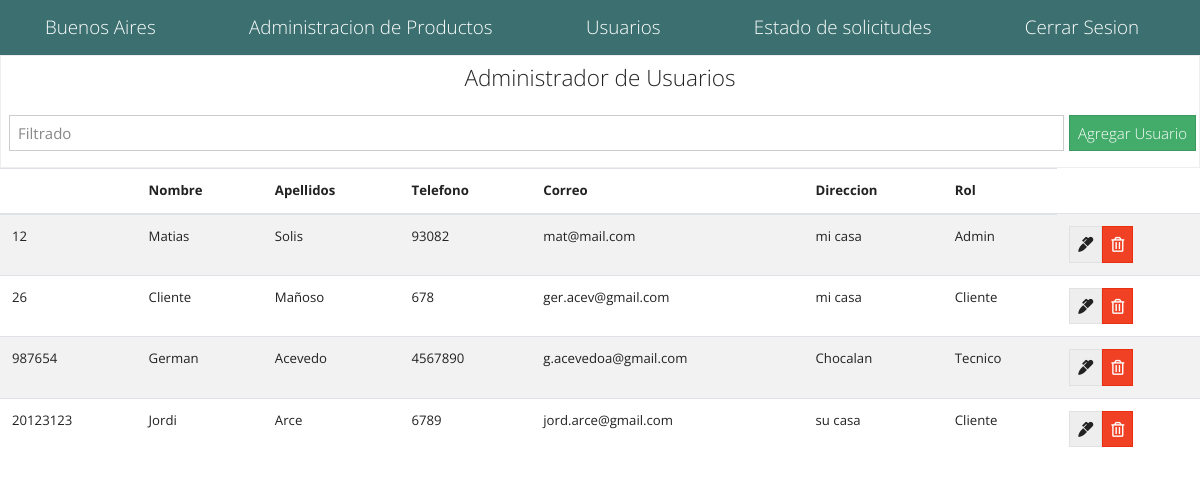
/vistas/usuario.php (signed in), run on the app's committed database.
### tables this page shows
CREATE TABLE `usuario` (
  `rut` int(11) NOT NULL,
  `nombre` varchar(45) NOT NULL,
  `apellidos` varchar(45) NOT NULL,
  `telefono` int(11) NOT NULL,
  `correo` varchar(45) NOT NULL,
  `direccion` varchar(45) NOT NULL,
  `password` varchar(45) NOT NULL,
  `id_rol` int(11) NOT NULL
);

CREATE TABLE `roles` (
  `id_rol` int(11) NOT NULL,
  `rol` varchar(45) NOT NULL
);

### vistas/usuario.php (the view, shortened to what this page needs)
<?php
    require_once("../include/admin.php");
?>
<form class="text-center border border-light p-2">
    <p class="h4 mb-4">Administrador de Usuarios</p>
    <div class="form-row mb-2">
        <div class="col">
            <input id="entradafilter" type="text" class="form-control" placeholder="Filtrado">
        </div>
        <div>
            <a href="../modelo/usuario_guardar.php" class="btn btn-success">Agregar Usuario</a>
        </div>
    </div>
</form>
<table class="table table-striped">
    <thead>
        <tr>
            <th><i class="fas fa-ruler-triangle    "></i></th>
            <th>Nombre</th>
            <th>Apellidos</th>
            <th>Telefono</th>
            <th>Correo</th>
            <th>Direccion</th>
            <th>Rol</th>
        </tr>
    </thead>
    <tbody class="contenidobusqueda">
        <?php
            $query = "SELECT u.rut, u.nombre, u.apellidos, u.telefono, u.correo,
            u.direccion, r.rol FROM usuario u INNER JOIN roles r on u.id_rol = r.id_rol";
            $result_tasks = mysqli_query($mysqli, $query);
            while($row = mysqli_fetch_assoc($result_tasks)) { ?>
                <tr>
                    <td><?php echo $row['rut']; ?></td>
                    <td><?php echo $row['nombre']; ?></td>
                    <td><?php echo $row['apellidos']; ?></td>
                    <td><?php echo $row['telefono']; ?></td>
                    <td><?php echo $row['correo']; ?></td>
                    <td><?php echo $row['direccion']; ?></td>
                    <td><?php echo $row['rol']; ?></td>
                    <td>
                        <a href="../modelo/usuario_actualizar.php?rut=<?php echo $row['rut']?>"
                        class="btn btn-secondary">
                            <i class="fas fa-marker"></i>
                            <br>
                        <a href="../modelo/usuario_eliminar.php?rut=<?php echo $row['rut']?>"
                        class="btn btn-danger">
                            <i class="far fa-trash-alt"></i>
                        </a>
                    </td>
                </tr>
        <?php } ?>
    </tbody>
</table>
<?php require_once("../include/footer.php"); ?>

### include/admin.php (shortened to what this page needs)
<!DOCTYPE html>
<html lang="en">
  <head>
    <link rel="stylesheet" href="https://bootswatch.com/4/yeti/bootstrap.min.css">
  </head>
  <body>
    <nav class="navbar navbar" style="background-color: rgb(60, 112, 112);">
      <div class="container" >
        <a class="navbar-brand" style="color:white" href="../vistas/admin.php">Buenos Aires</a>
        <a class="navbar-brand" style="color:white" href="../vistas/adminproducto.php">Administracion de Productos</a>
        <a class="navbar-brand" style="color:white" href="../vistas/usuario.php">Usuarios</a>
        <a class="navbar-brand" style="color:white" href="../vistas/esolicitud.php">Estado de solicitudes</a>
        <a class="navbar-brand" style="color:white" href="../logout.php">Cerrar Sesion</a>
      </div>
    </nav>
  </body>
</html>

### include/footer.php (shortened to what this page needs)
<link rel="stylesheet" href="https://use.fontawesome.com/releases/v5.6.3/css/all.css">
</body>
</html>

### data on the page
usuario: rut "12", nombre "Matias", apellidos "Solis", telefono "93082", correo "mat@mail.com", direccion "mi casa", id_rol.rol "Admin"
usuario: rut "26", nombre "Cliente", apellidos "Mañoso", telefono "678", correo "ger.acev@gmail.com", direccion "mi casa", id_rol.rol "Cliente"
usuario: rut "987654", nombre "German", apellidos "Acevedo", telefono "4567890", correo "g.acevedoa@gmail.com", direccion "Chocalan", id_rol.rol "Tecnico"
usuario: rut "20123123", nombre "Jordi", apellidos "Arce", telefono "6789", correo "jord.arce@gmail.com", direccion "su casa", id_rol.rol "Cliente"
